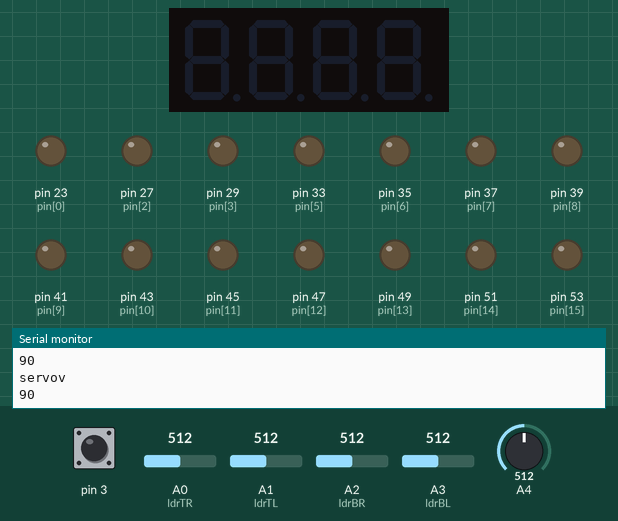
The sketch below on a simulated Arduino Mega 2560, built with avr-gcc and run on an emulated ATmega2560. Shown: 4-digit seven-segment display, output pins drawn as LEDs (lit = HIGH), the last lines printed to the serial monitor. Wiring (inferred from the names in the program): TM1637 display: clock pin 25; DIO pin 31. Dashed ring = blinking. The inputs (shaded band) are chosen by the test bench; at power-on: A0 (ldrTR) = 512, A1 (ldrTL) = 512, A2 (ldrBR) = 512, A3 (ldrBL) = 512, pin 3 HIGH, A4 = 512. Pins used as bus, display or sensor lines are not drawn.

Above: at 1.2 s.
1.3 s: A0 (ldrTR) set to 605
4.3 s: A0 (ldrTR) set to 631
At 4.7 s:
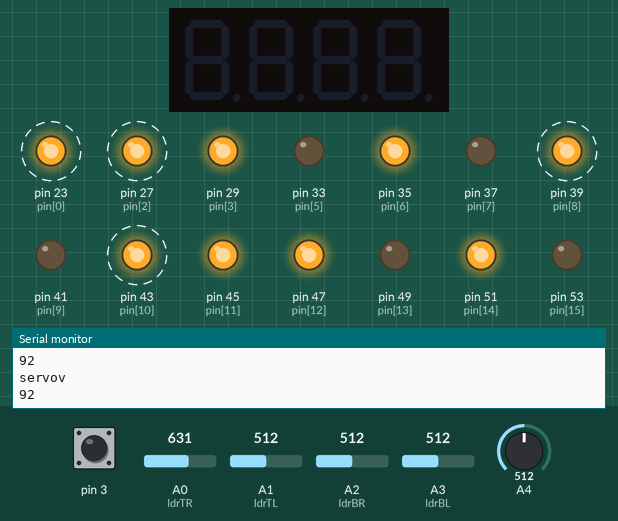
7.3 s: A1 (ldrTL) set to 538
At 8.3 s:
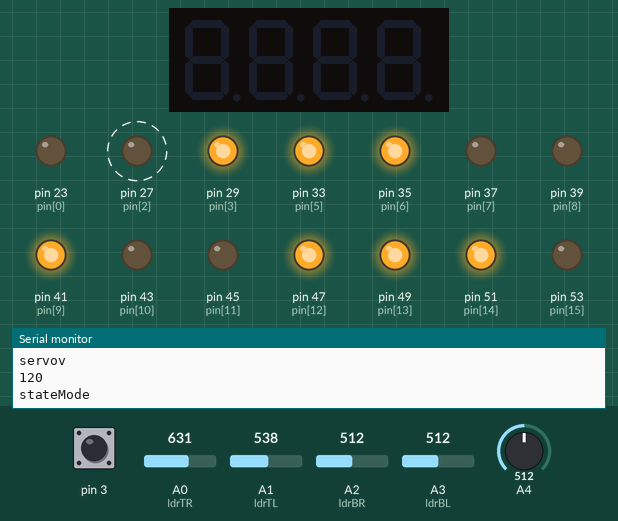
10.3 s: A2 (ldrBR) set to 534
At 11.91 s:
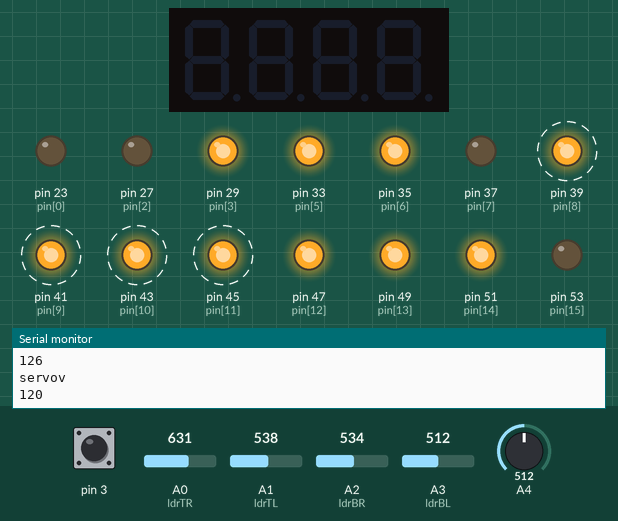
13.3 s: A3 (ldrBL) set to 992
At 14.84 s:
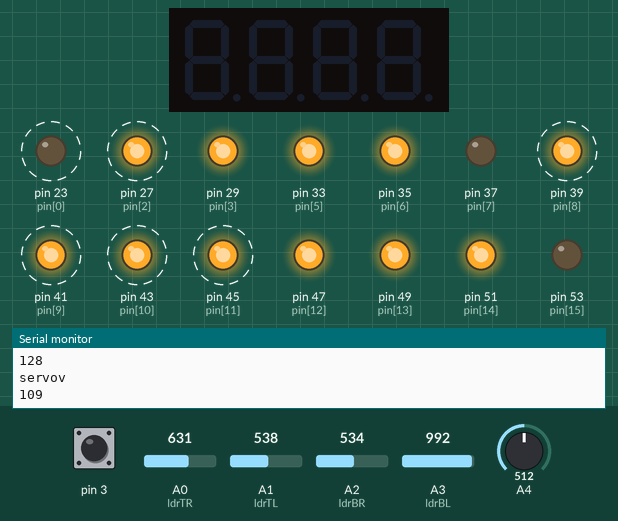
16.3 s: A2 (ldrBR) set to 30
At 16.8 s:
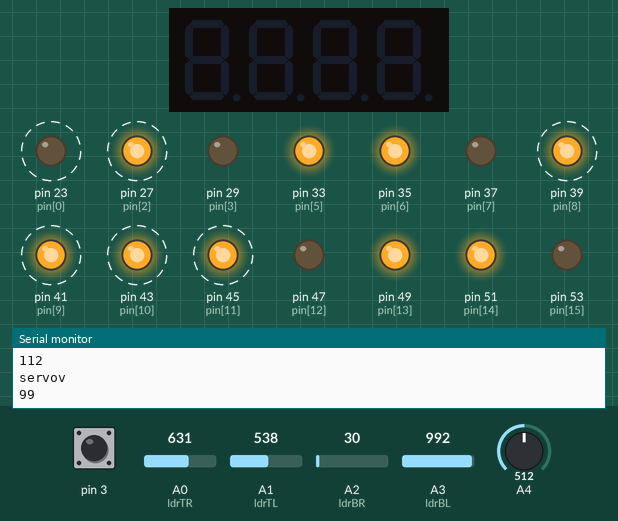
Timing chart, 0 to 22.0 s (numbered marks = the images above; inputs shaded):
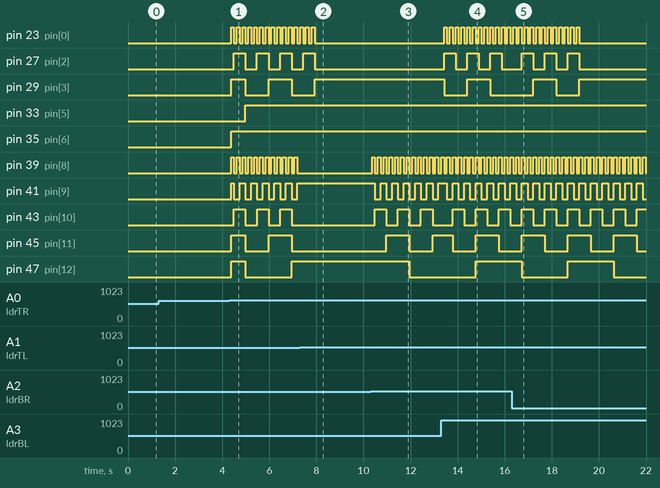

Measured:
- the behaviour switches between 613 and 614 on A0 (ldrTR) (found by bisection; images 0 and 1)
- the behaviour switches between 529 and 530 on A1 (ldrTL) (found by bisection; images 1 and 2)
- the behaviour switches between 520 and 521 on A2 (ldrBR) (found by bisection; images 2 and 3)
- after the input at 4.3 s, pin 23 (pin[0]): alternates HIGH for 0.12 s and LOW for 0.12 s, starting after 0.08 s; pin 27 (pin[2]): alternates HIGH for 0.49 s and LOW for 0.49 s, starting after 0.20 s
- after the input at 7.3 s, pin 39 (pin[8]): stops changing and stays LOW; pin 41 (pin[9]): stops changing and stays HIGH
- after the input at 10.3 s, pin 39 (pin[8]): alternates HIGH for 0.12 s and LOW for 0.12 s, starting after 0.06 s; pin 41 (pin[9]): alternates HIGH for 0.24 s and LOW for 0.24 s, starting after 0.19 s
- after the input at 13.3 s, pin 23 (pin[0]): alternates HIGH for 0.12 s and LOW for 0.12 s, starting after 0.12 s; pin 27 (pin[2]): alternates HIGH for 0.49 s and LOW for 0.49 s, starting after 0.12 s
- after the input at 16.3 s, pin 23 (pin[0]): goes on until 19.2 s, then stays LOW; pin 33 (pin[5]): stays HIGH (without the input it goes to LOW after 0.06 s); pin 35 (pin[6]): stays HIGH (without the input it goes to LOW after 4.0 s)

The sketch:

soraTracking.ino
```cpp
// LDR pin connections
int ldrTR = A0;  // LDR top right
int ldrTL = A1;  // LDR top left
int ldrBR = A2;  // LDR bottom right
int ldrBL = A3;  // LDR bottom left

// Servo horizontal;
int servoh = 90;

int servohLimitHigh = 155;
int servohLimitLow = 40;

// Servo vertical;
int servov = 90;

int servovLimitHigh = 120;
int servovLimitLow = 15;

int mode = 0;
bool isPressed = false;

//            -------- Vertical  ----------- --------- Horizontal ------------  --------------  --------------
//            LSB                           MSB LSB                         MSB LSB         MSB LSB         MSB
int pin[24] = { 23, 25, 27, 29, 31, 33, 35, 37, 39, 41, 43, 45, 47, 49, 51, 53, 22, 24, 26, 28, 30, 32, 34, 36 };

void servo(int vertical, int horizontal) {

  for (int i = 0; i < 8; i++) {
    digitalWrite(pin[i], vertical % 2);
    vertical = (vertical - (vertical % 2)) / 2;
  }
  for (int i = 0; i < 8; i++) {
    digitalWrite(pin[i + 8], horizontal % 2);
    horizontal = (horizontal - (horizontal % 2)) / 2;
  }
  Serial.println();
}

void segment(int unit, int floating) {
  for (int i = 0; i < 4; i++) {
    digitalWrite(pin[i + 16], unit % 2);
    // Serial.print(unit % 2);
    unit = (unit - (unit % 2)) / 2;
  }
  for (int i = 0; i < 4; i++) {
    digitalWrite(pin[i + 20], floating % 2);
    // Serial.print(floating % 2);
    floating = (floating - (floating % 2)) / 2;
  }
  Serial.println();
}


void automaticSolarTracker() {
  //----------------------- Auto SolarCell Tracking --------------------------------//
  int tr = analogRead(ldrTR);  // top right
  int tl = analogRead(ldrTL);  // top left
  int br = analogRead(ldrBR);  // bottom right
  int bl = analogRead(ldrBL);  // bottom left

  int dtime = 20;  // change for debugging only
  int tol = 50;

  int avt = (tl + tr) / 2;  // average value top
  int avd = (bl + br) / 2;  // average value bottom
  int avl = (tl + bl) / 2;  // average value left
  int avr = (tr + br) / 2;  // average value right

  int dvert = avt - avd;   // check the difference of up and down
  int dhoriz = avl - avr;  // check the difference of left and right

  // check if the difference is in the tolerance else change vertical angle
  if (-1 * tol > dvert || dvert > tol) {
    if (avt > avd) {
      servov = ++servov;
      if (servov > servovLimitHigh) {
        servov = servovLimitHigh;
      }
    } else if (avt < avd) {
      servov = --servov;
      if (servov < servovLimitLow) {
        servov = servovLimitLow;
      }
    }
    // vertical.write(servov);
    servo(servov, servoh);
  }

  // check if the difference is in the tolerance else change horizontal angle
  if (-1 * tol > dhoriz || dhoriz > tol) {
    if (avl > avr) {
      servoh = --servoh;
      if (servoh < servohLimitLow) {
        servoh = servohLimitLow;
      }
    } else if (avl < avr) {
      servoh = ++servoh;
      if (servoh > servohLimitHigh) {
        servoh = servohLimitHigh;
      }
    } else if (avl = avr) {
      // nothing
    }
    // horizontal.write(servoh);
    servo(servov, servoh);
  }

  delay(dtime);
}

void controlHorizontal() {
  int controlLeft = digitalRead(2);
  int controlRight = digitalRead(4);
  if (controlLeft == LOW && servoh <= servohLimitHigh) {
    servoh += 1;
    servo(servov, servoh);
  }
  else if (controlRight == LOW && servoh >= servohLimitLow) {
    servoh -= 1;
    servo(servov, servoh);
  }
  delay(50);
}

void controlVertical() {
  int controlLeft = digitalRead(2);
  int controlRight = digitalRead(4);
  if (controlLeft == LOW && servov <= servovLimitHigh) {
    servov += 1;
    servo(servov, servoh);
  }
  else if (controlRight == LOW && servov >= servovLimitLow) {
    servov -= 1;
    servo(servov, servoh);
  }
  delay(50);
}

void calculateVoltage() {
  //----------------------- calculate Voltage --------------------------------//
  float sensorValue = analogRead(A4);  // Solar Panel Positive PIN connect
  int rawVoltage = round(sensorValue * (5.0 / 1023.0) * 100);
  int unitVoltage = rawVoltage / 100;
  int floating = (rawVoltage % 100) / 10;

  // Serial.print("voltage  ");
  // Serial.println(rawVoltage);
  // Serial.print("    ");
  // Serial.println();
  // Serial.print("unitVoltage  ");
  // Serial.println(unitVoltage);
  // Serial.println();
  // Serial.print("Float  ");
  // Serial.println(floating);
  segment(unitVoltage, floating);
  delay(100);
}


void setup() {
  Serial.begin(9600);
  for (int i = 0; i < 16; i++)
    pinMode(pin[i], OUTPUT);

  pinMode(ldrTR, INPUT);
  pinMode(ldrTL, INPUT);
  pinMode(ldrBR, INPUT);
  pinMode(ldrBL, INPUT);
  pinMode(2, INPUT_PULLUP);
  pinMode(3, INPUT_PULLUP);
  pinMode(4, INPUT_PULLUP);
}

void loop() {

  int stateMode = digitalRead(3);
  if (stateMode == 0 && !isPressed) {
    isPressed = true;
    mode = mode + 1;
    if (mode > 2) {
      mode = 0;
    }
  }
  else if (stateMode == 1) {
    isPressed = false;
  }
  Serial.println("stateMode ");
  Serial.println(stateMode);
  Serial.println("Mode ");
  Serial.println(mode);
  Serial.println("servoh ");
  Serial.println(servoh);
  Serial.println("servov ");
  Serial.println(servov);

  if (mode == 0) {
    automaticSolarTracker();
  }
  if (mode == 1) {
    controlHorizontal();
  }
  if (mode == 2) {
    controlVertical();
  }
  calculateVoltage();
}
```
